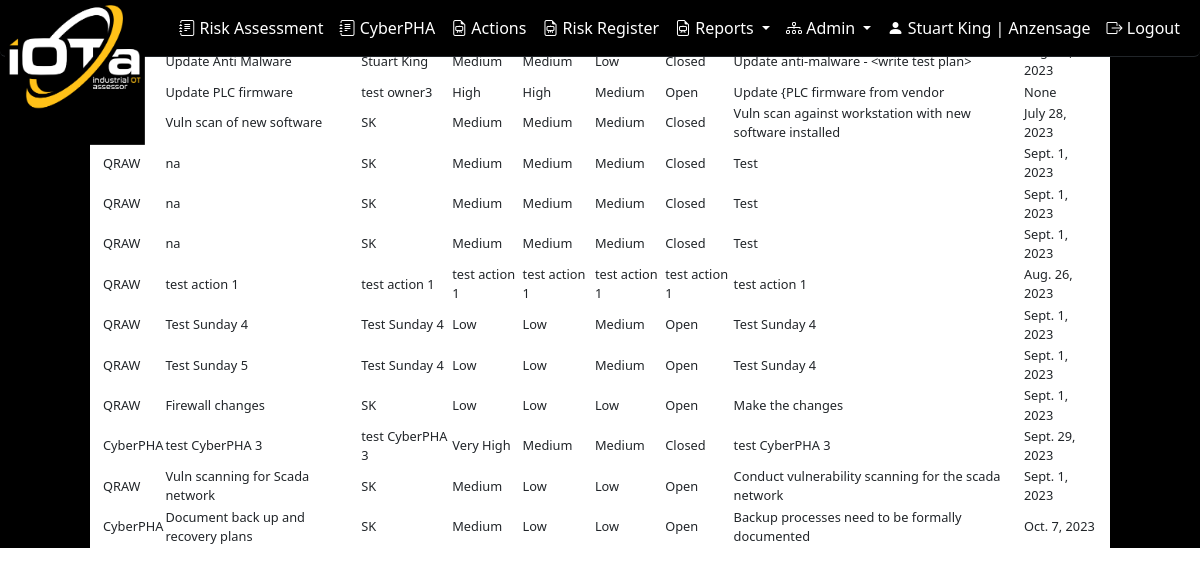
Before: /OTRisk/ra_actions_view (signed in) with the older database file.
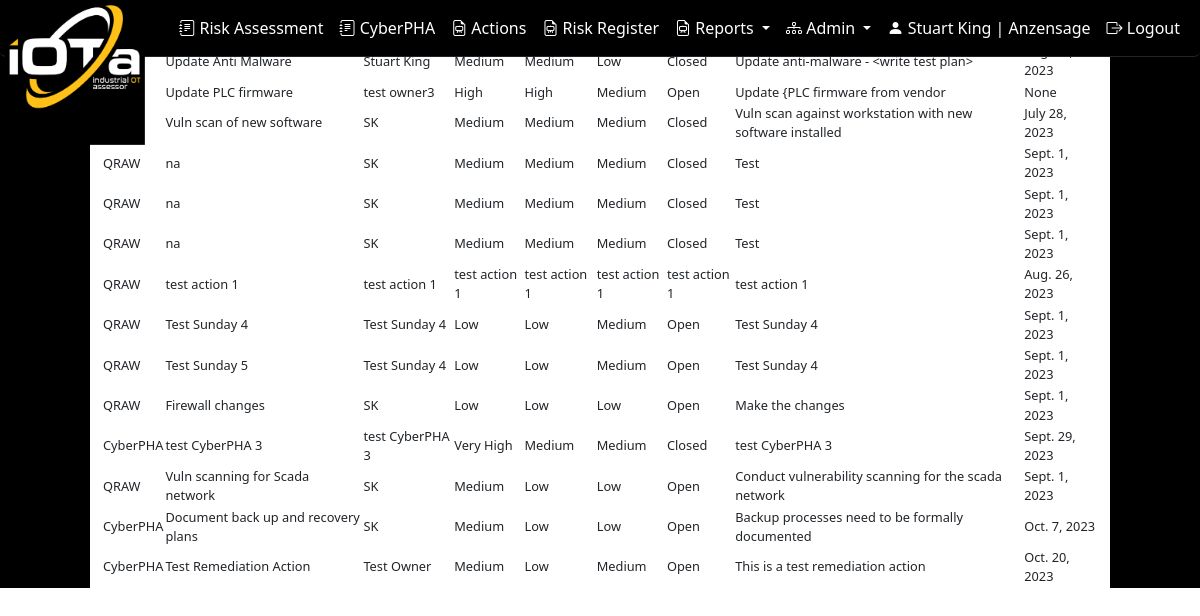
After: the same page with the newer database file.
### OTRisk/models/raw.py (models this page shows)
class RAActions(models.Model):
    ID = models.AutoField(primary_key=True)
    RAWorksheetID = models.ForeignKey(RAWorksheet, on_delete=models.CASCADE, db_column='RAWorksheetID')
    phaID = models.IntegerField()
    actionTitle = models.CharField(max_length=255)
    actionOwner = models.CharField(max_length=255)
    actionDate = models.CharField(max_length=255)
    actionEffort = models.CharField(max_length=255)
    actionDifficulty = models.CharField(max_length=1)
    actionCost = models.CharField(max_length=1)
    actionStatus = models.CharField(max_length=50)
    actionDescription = models.CharField(max_length=255)
    actionDueDate = models.DateField()
    actionPriority = models.IntegerField()
    actionAssets = models.TextField()
    actionAffinity = models.TextField()
    outageWWW = models.CharField(max_length=3)
    outagePS = models.CharField(max_length=3)
    outageIT = models.CharField(max_length=3)
    outageEMS = models.CharField(max_length=3)
    outageICS = models.CharField(max_length=3)
    outageSIS = models.CharField(max_length=3)
    organizationid = models.ForeignKey(Organization, on_delete=models.CASCADE, verbose_name="Organization",
                                       related_name="ra_actions")
    userid = models.ForeignKey(User, on_delete=models.CASCADE, verbose_name="User", related_name="ra_actions")
    history = models.TextField()
    class Meta:
        db_table = 'tblRawActions'

### OTRisk/raw_views.py (the view, shortened to what this page needs)
# urls.py: path('ra_actions_view', views.ra_actions_view, name='ra_actions_view'),
@login_required()
def ra_actions_view(request):
    selected_action = None
    ra_title = None  # This will store the RATitle or the record from tblCyberPHAHeader
    current_user_organization_id = request.user.userprofile.organization_id
    ra_actions = RAActions.objects.filter(organizationid=current_user_organization_id)
    context = {
        'ra_actions': ra_actions,
        'selected_action': selected_action,
        'ra_title': ra_title
    }
    return render(request, 'OTRisk/ra_actions_template.html', context)

### OTRisk/templates/OTRisk/ra_actions_template.html (shortened to what the changed rows need)
{% load static %}
<!DOCTYPE html>
<html>
<head>
    <link rel="stylesheet" href="https://stackpath.bootstrapcdn.com/bootstrap/4.1.1/css/bootstrap.min.css">
    <link rel="stylesheet" href="https://cdnjs.cloudflare.com/ajax/libs/bootstrap-select/1.13.1/css/bootstrap-select.min.css">
    <link href="https://cdn.jsdelivr.net/npm/bootstrap-icons@1.7.1/font/bootstrap-icons.css" rel="stylesheet">
    <link rel="stylesheet" type="text/css" href="https://cdn.datatables.net/1.11.3/css/jquery.dataTables.css">
     {% load django_bootstrap5 %}
     {% bootstrap_css %}
</head>
<body>
<div class="row">
    <div class="col-md-10 " >
        {% block content %}
            <form method="post" action="" id="actionForm">
                <table id="dataTable" class="display small-font">
                <thead>
                    <tr>
                        <th>Source</th>
                        <th>Title</th>
                        <th>Owner</th>
                        <th>Effort</th>
                        <th>Difficulty</th>
                        <th>Cost</th>
                        <th>Status</th>
                        <th>Description</th>
                        <th>Due Date</th>
                    </tr>
                </thead>
                <tbody>
                    {% for record in ra_actions %}
                       <tr data-id="{{ record.ID }}" class="action-row">
                            <td>
                                {% if record.phaID == 0 %}
                                    QRAW
                                {% else %}
                                    CyberPHA
                                {% endif %}
                            </td>
                            <td>{{ record.actionTitle  }}</td>
                            <td>{{ record.actionOwner  }}</td>
                            <td>{{ record.actionEffort  }}</td>
                            <td>{{ record.actionDifficulty  }}</td>
                            <td>{{ record.actionCost  }}</td>
                            <td>{{ record.actionStatus  }}</td>
                            <td>{{ record.actionDescription  }}</td>
                            <td>{{ record.actionDueDate  }}</td>
                        </tr>
                    {% endfor %}
                </tbody>
            </table>
        </form>
    {% endblock %}
        </div>
</div>
</body>
</html>

Changed rows visible on the page:
added RAActions: phaID "CyberPHA", actionTitle "Test Remediation Action", actionOwner "Test Owner", actionEffort "Medium", actionDifficulty "Low", actionCost "Medium", actionStatus "Open", actionDescription "This is a test remediation action", actionDueDate "Oct. 20, 2023"
